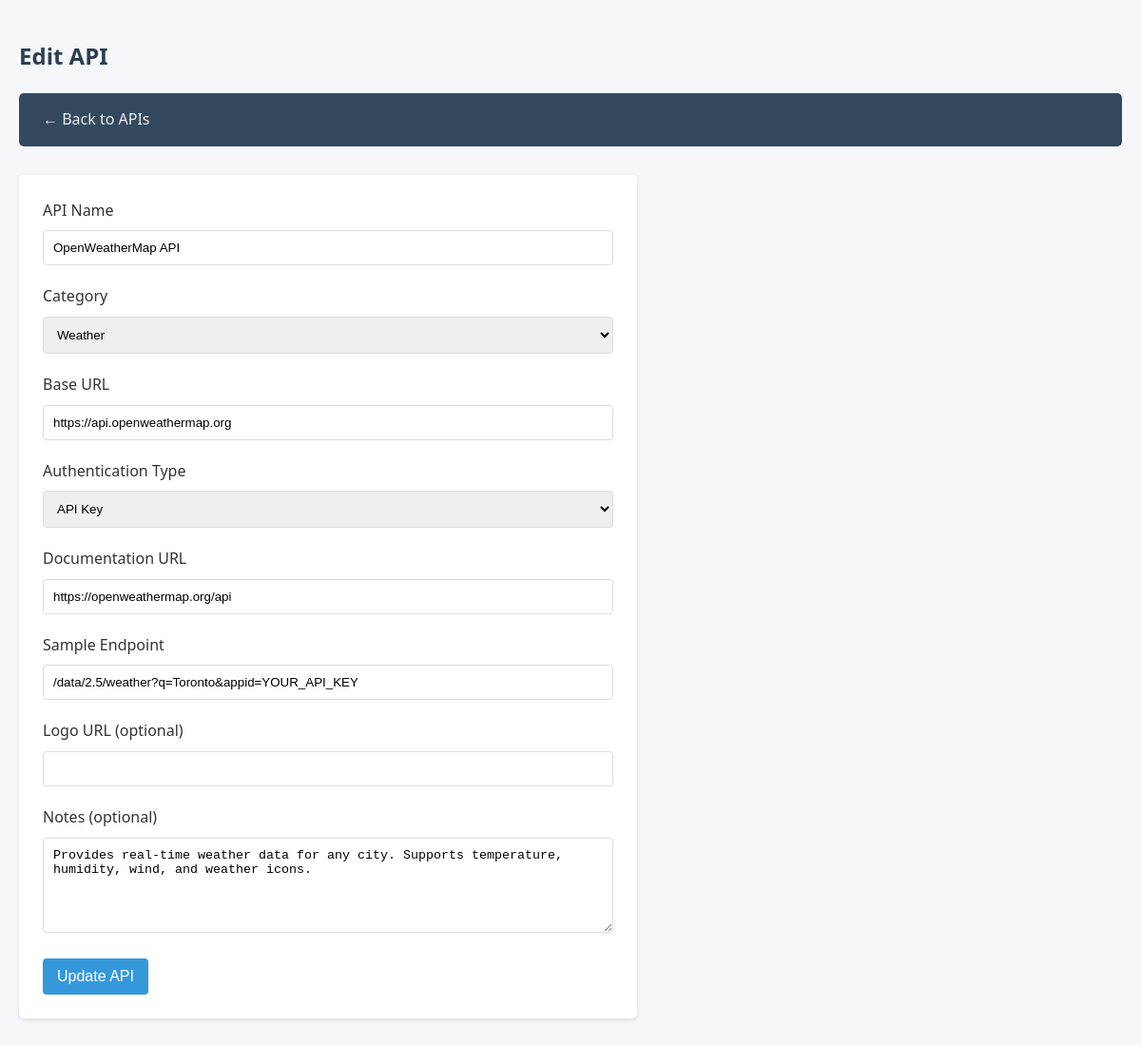
The app's page /admin/apis/edit.php?id=1 with its own data.
### tables this page shows
CREATE TABLE IF NOT EXISTS apis (
    id INT AUTO_INCREMENT PRIMARY KEY,
    name VARCHAR(150) NOT NULL,
    category_id INT,
    base_url VARCHAR(255) NOT NULL,
    auth_type ENUM('None', 'API Key', 'OAuth') DEFAULT 'None',
    docs_url VARCHAR(255),
    sample_endpoint VARCHAR(255),
    logo_url VARCHAR(255),
    notes TEXT,
    FOREIGN KEY (category_id) REFERENCES categories(id) ON DELETE SET NULL
);

CREATE TABLE IF NOT EXISTS categories (
    id INT AUTO_INCREMENT PRIMARY KEY,
    name VARCHAR(100) NOT NULL
);

### admin/apis/edit.php (the view, shortened to what this page needs)
<?php
require_once('../../config/db.php');
$id = $_GET['id'] ?? null;
$stmt = $pdo->prepare("SELECT * FROM apis WHERE id = ?");
$stmt->execute([$id]);
$api = $stmt->fetch();
$cats = $pdo->query("SELECT * FROM categories ORDER BY id ASC")->fetchAll();
?>
<!DOCTYPE html>
<html>
<head>
    <link rel="stylesheet" href="../assets/style.css">
</head>
<body>
    <h2>Edit API</h2>
    <nav>
        <a href="index.php">← Back to APIs</a>
    </nav>
    <form method="POST">
        <label for="name">API Name</label>
        <input type="text" id="name" name="name" value="<?= htmlspecialchars($api['name']) ?>" required>
        <label for="category_id">Category</label>
        <select id="category_id" name="category_id" required>
            <?php foreach ($cats as $cat): ?>
                <option value="<?= $cat['id'] ?>" <?= $cat['id'] == $api['category_id'] ? 'selected' : '' ?>>
                    <?= htmlspecialchars($cat['name']) ?>
                </option>
            <?php endforeach; ?>
        </select>
        <label for="base_url">Base URL</label>
        <input type="text" id="base_url" name="base_url" value="<?= htmlspecialchars($api['base_url']) ?>" required>
        <label for="auth_type">Authentication Type</label>
        <select id="auth_type" name="auth_type" required>
            <option value="API Key" <?= $api['auth_type'] === 'API Key' ? 'selected' : '' ?>>API Key</option>
        </select>
        <label for="docs_url">Documentation URL</label>
        <input type="text" id="docs_url" name="docs_url" value="<?= htmlspecialchars($api['docs_url']) ?>">
        <label for="sample_endpoint">Sample Endpoint</label>
        <input type="text" id="sample_endpoint" name="sample_endpoint" value="<?= htmlspecialchars($api['sample_endpoint']) ?>">
        <label for="logo_url">Logo URL (optional)</label>
        <input type="text" id="logo_url" name="logo_url" value="<?= htmlspecialchars($api['logo_url']) ?>">
        <label for="notes">Notes (optional)</label>
        <textarea id="notes" name="notes"><?= htmlspecialchars($api['notes']) ?></textarea>
        <button type="submit">Update API</button>
    </form>
</body>
</html>

### admin/assets/style.css (style rules this page uses)
body { font-family: 'Segoe UI', Tahoma, Geneva, Verdana, sans-serif; margin: 0; padding: 20px; background: #f5f7fa; color: #333; line-height: 1.6; }
h1, h2, h3 { color: #2c3e50; margin-bottom: 20px; }
nav { background: #34495e; padding: 15px; margin-bottom: 30px; border-radius: 5px; }
nav a { color: #ecf0f1; text-decoration: none; margin-right: 15px; padding: 5px 10px; border-radius: 3px; transition: background 0.3s; }
form { background: white; padding: 25px; border-radius: 5px; box-shadow: 0 2px 5px rgba(0,0,0,0.1); max-width: 600px; margin: 20px 0; }
input[type="text"], input[type="password"], textarea, select { width: 100%; padding: 10px; margin: 8px 0 20px; border: 1px solid #ddd; border-radius: 4px; box-sizing: border-box; }
textarea { min-height: 100px; resize: vertical; }
button, .btn { background: #3498db; color: white; border: none; padding: 10px 15px; border-radius: 4px; cursor: pointer; font-size: 16px; transition: background 0.3s; }

### records on screen
apis: name "OpenWeatherMap API", category_id "Weather", base_url "https://api.openweathermap.org", auth_type "API Key", docs_url "https://openweathermap.org/api", sample_endpoint "/data/2.5/weather?q=Toronto&appid=YOUR_API_KEY", notes "Provides real-time weather data for any city. Supports temperature, humidity, wind, and weather icons."
